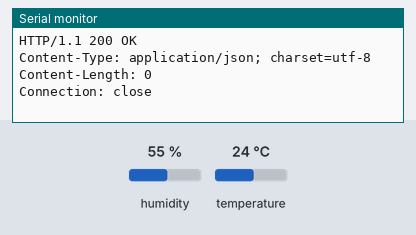
A sketch run on a simulated ESP8266 (NodeMCU). Parts: the last lines printed to the serial monitor. Inputs (shaded band) come from the test bench; at power-on: humidity 55 %, temperature 24 °C. WiFi joins after 1.5 s; servers stay silent unless stated; uploads are accepted with an empty reply.

Above: at 2.7 s.
2.8 s: humidity set to 22 %
At 3.8 s:
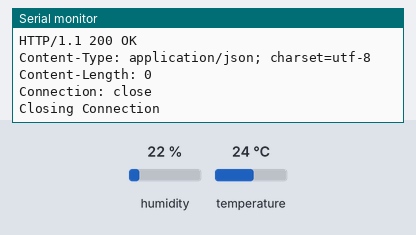
10.7 s: temperature set to 12 °C
At 14.46 s:
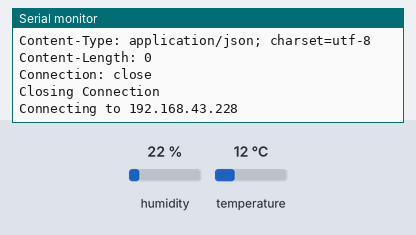
17.9 s: humidity set to 40 %
At 21.01 s:
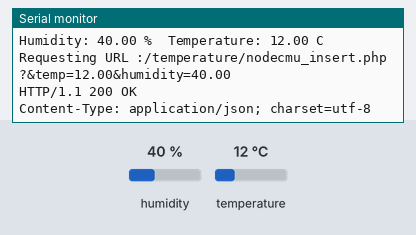
Timing chart, 0 to 22.5 s (numbered marks = the images above; inputs shaded):
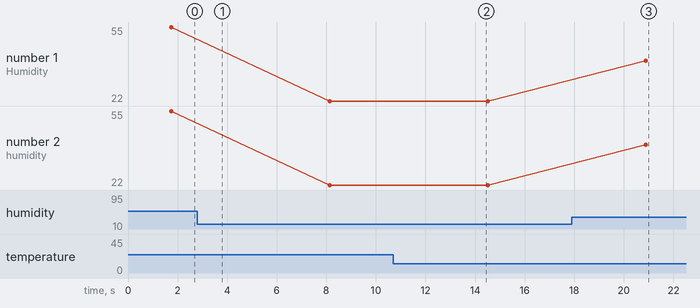

Measured:
- after the input at 17.9 s, the serial monitor: prints a new line after 3.0 s (image 3)
- plotted number 1: 55 → 22 after the input at 2.8 s, 22 → 40 after the input at 17.9 s
- plotted number 2: 55 → 22 after the input at 2.8 s, 22 → 40 after the input at 17.9 s

The sketch:

monitoring.ino
```cpp
    #include <ESP8266WiFi.h>
    #include <DHT.h>
#include <DHT_U.h>
#define DHTPIN D2
  #define DHTTYPE DHT11
  DHT dht(DHTPIN, DHTTYPE);
  const char* ssid     = "POCOPHONE F1"; //SSID name
  const char* password = "123456789"; //Password

  const char* host = "192.168.43.228"; //ip address of the host you want to connect

  float temp;
  float humidity;

  void setup() {
    dht.begin();
  Serial.begin(9600);
  delay(10);

  Serial.println();
  Serial.println();
  Serial.print("Connecting...");
  Serial.println(ssid);

  WiFi.begin(ssid, password);

  while(WiFi.status() !=WL_CONNECTED)
  {
      delay(500);
      Serial.print(".");

  }

  Serial.println("");
  Serial.println("WiFi Connected");
  Serial.println("IP Address :");
  Serial.println(WiFi.localIP());


  }

  void loop() {

  Serial.print("Connecting to ");
  Serial.println(host);

  WiFiClient client;

  const int httpPort = 80; //port number
  if(!client.connect(host, httpPort)){
      Serial.println("connection Failed");
      return;
    }
    humidity = dht.readHumidity();
	temp = dht.readTemperature();
  float t = dht.readTemperature(true);
  if(isnan(humidity) || isnan(t) || isnan(temp)){
    Serial.print("Failed");
    return;
  }
  Serial.print("Humidity: ");
  Serial.print(humidity);
  Serial.print(" %\t");
  Serial.print("Temperature: ");
  Serial.print(temp);
  Serial.print(" C");
  Serial.println();
    //Creating URI
    String url = "/temperature/nodecmu_insert.php?";
          url += "&temp=";
          url += temp;
          url += "&humidity=";
          url += humidity;

    Serial.print("Requesting URL :");
    Serial.println(url);

  //This will send the request to the server and print them
    client.print(String("GET /") + url + "HTTP/1.1\r\n" +
                "HOST :" + host + "\r\n" +
                "Connection: close \r\n\r\n");

    unsigned long timeout =millis();
    while(client.available() == 0){
      if(millis() - timeout > 5000){
        Serial.println(">>>Client Timeout");
        client.stop();
        return;
        }
    }

    while(client.available()){
      String line = client.readStringUntil('\r');
      Serial.print(line);
    }
    Serial.println();
    Serial.println("Closing Connection");

  delay(5000);
  }
```
